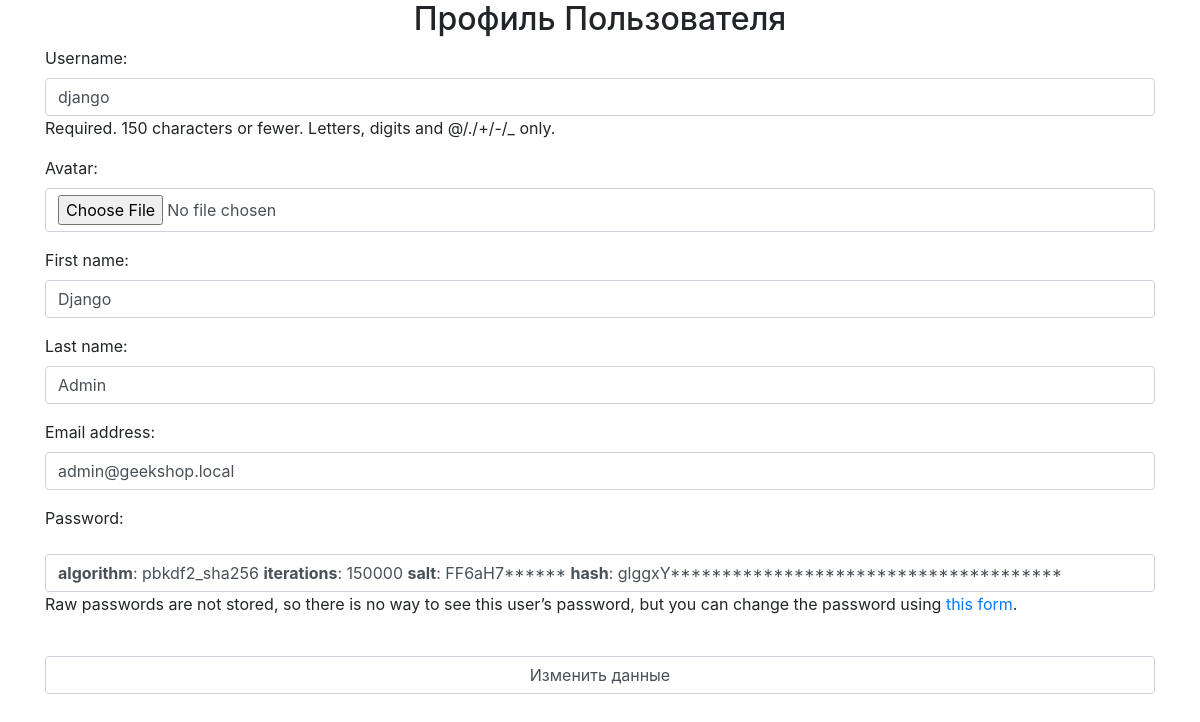
The page /auth/update/ (signed in) on the database its author committed.
### authapp/models.py (models this page shows)
class ShopUser(AbstractUser):
    age = models.PositiveSmallIntegerField(verbose_name='возраст', null=True, validators=[validate_date_of_birth])
    avatar = models.ImageField(upload_to='users_avatars', blank=True)

### authapp/views.py (the view)
# urls.py: path('update/', authapp.update, name='update'),
def update(request):
    if request.method == 'POST':
        form = ShopUserUpdateForm(request.POST, request.FILES,
                                  instance=request.user)
        if form.is_valid():
            form.save()
            return HttpResponseRedirect(reverse('auth:update'))
    else:
        form = ShopUserUpdateForm(instance=request.user)
    context = {
        'title': 'профиль пользователя',
        'form': form,
    }
    return render(request, 'authapp/update.html', context)

### authapp/forms.py
class ShopUserUpdateForm(UserChangeForm):
    class Meta:
        model = ShopUser
        fields = ('username', 'avatar', 'first_name', 'last_name', 'email', 'password')
    def __init__(self, *args, **kwargs):
        super().__init__(*args, **kwargs)
        for field_name, field in self.fields.items():
            field.widget.attrs['class'] = f'form-control {field_name}'

### authapp/templates/authapp/update.html (shortened to what this page needs)
{% extends 'authapp/base.html' %}
{% load static %}
{% block container %}
    <form class="form-horizontal" method="post">
        {{ form.as_p }}
        <br>
        <input class="form-control" type="submit" value="Изменить данные">
    </form>
{% endblock %}

### rows shown on the page
ShopUser: username "django", first_name "Django", last_name "Admin", email "admin@geekshop.local"

### other values the page prints
{{ title|title }} "Профиль Пользователя"
